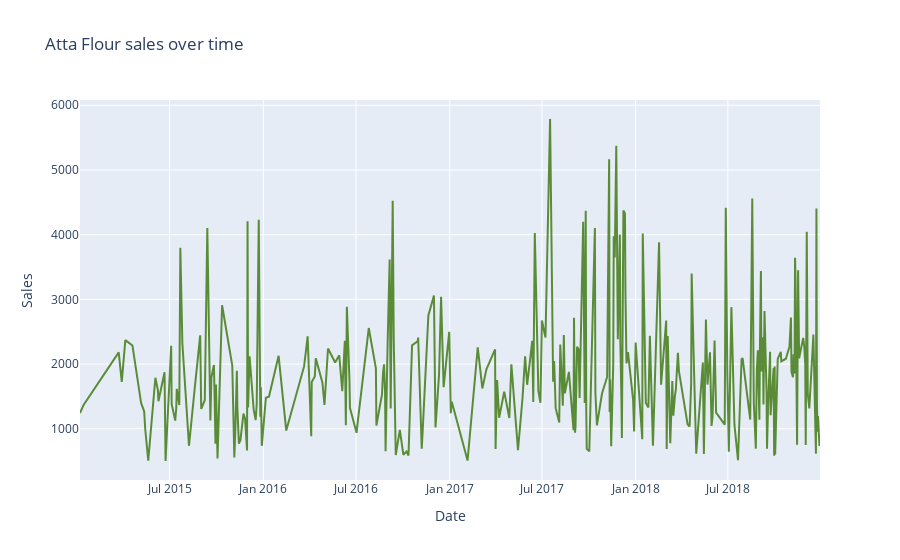

The notebook cell saved with this chart:
### Code cell
AttaFlour_trace = go.Scatter(
                    x = df_AttaFlour.index,
                    y = df_AttaFlour.Sales,
                    mode = "lines",
                    name = "idk",
                    marker = dict(color = 'rgba(56, 117, 9, 0.8)'))
                   

                    
data1 = [AttaFlour_trace]
layout = dict(title = 'Atta Flour sales over time',
              xaxis= dict(title= 'Date',ticklen= 5,zeroline= False),
             yaxis =dict(title='Sales'))
fig = dict(data = data1, layout = layout)
iplot(fig)

### Figure 1 — Plotly figure (JSON) as saved in the notebook; plotly's stock layout.template omitted (floating-point values rounded to 4 significant figures; data arrays with more than 128 entries replaced by an {"elided": "..."} marker saying what was removed)
{"data": [{"marker": {"color": "rgba(56, 117, 9, 0.8)"}, "mode": "lines", "name": "idk", "type": "scatter", "x": {"elided": "286 str values"}, "y": {"elided": "286 int values"}}], "layout": {"title": {"text": "Atta Flour sales over time"}, "xaxis": {"ticklen": 5, "title": {"text": "Date"}, "zeroline": false}, "yaxis": {"title": {"text": "Sales"}}}}
